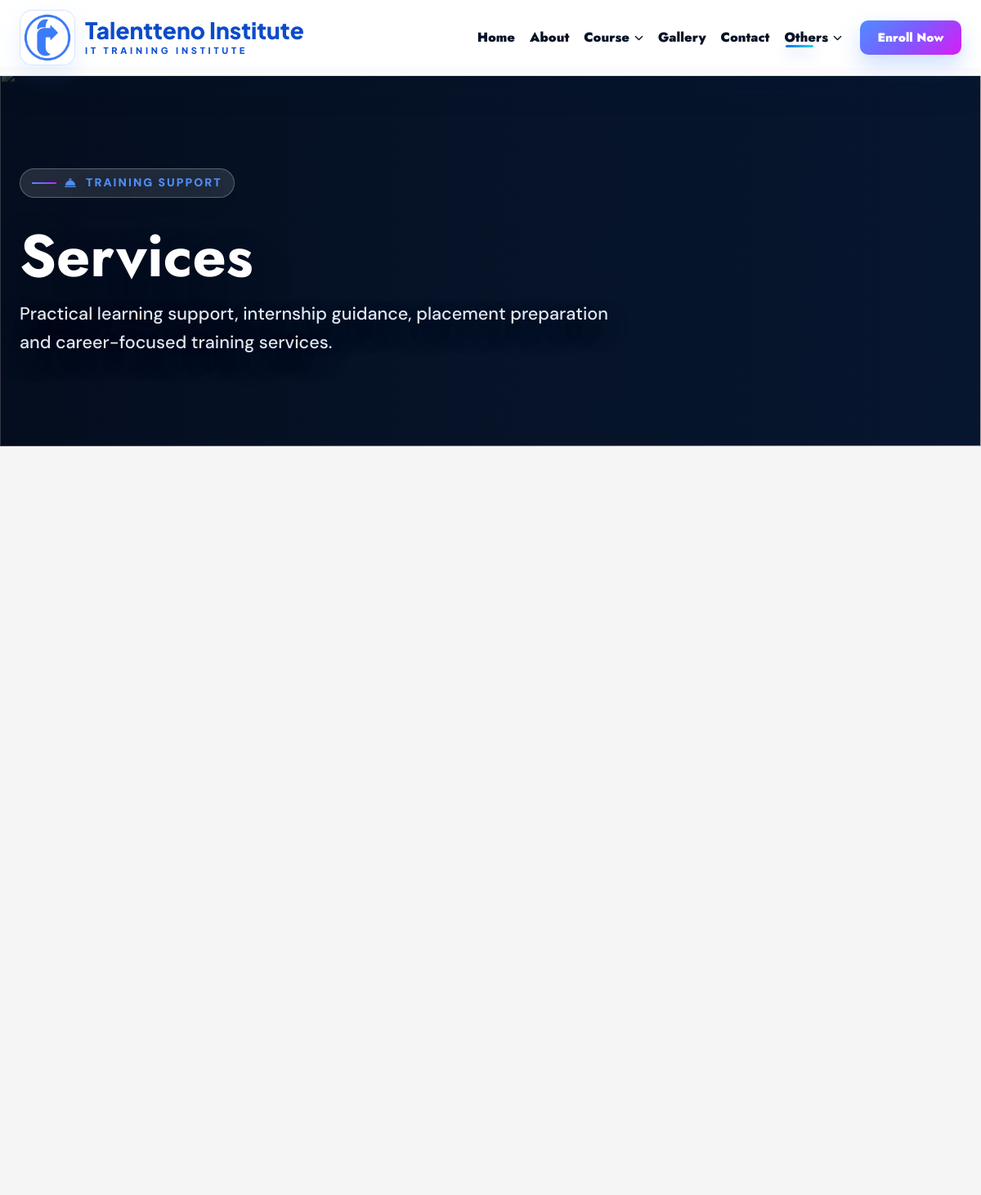
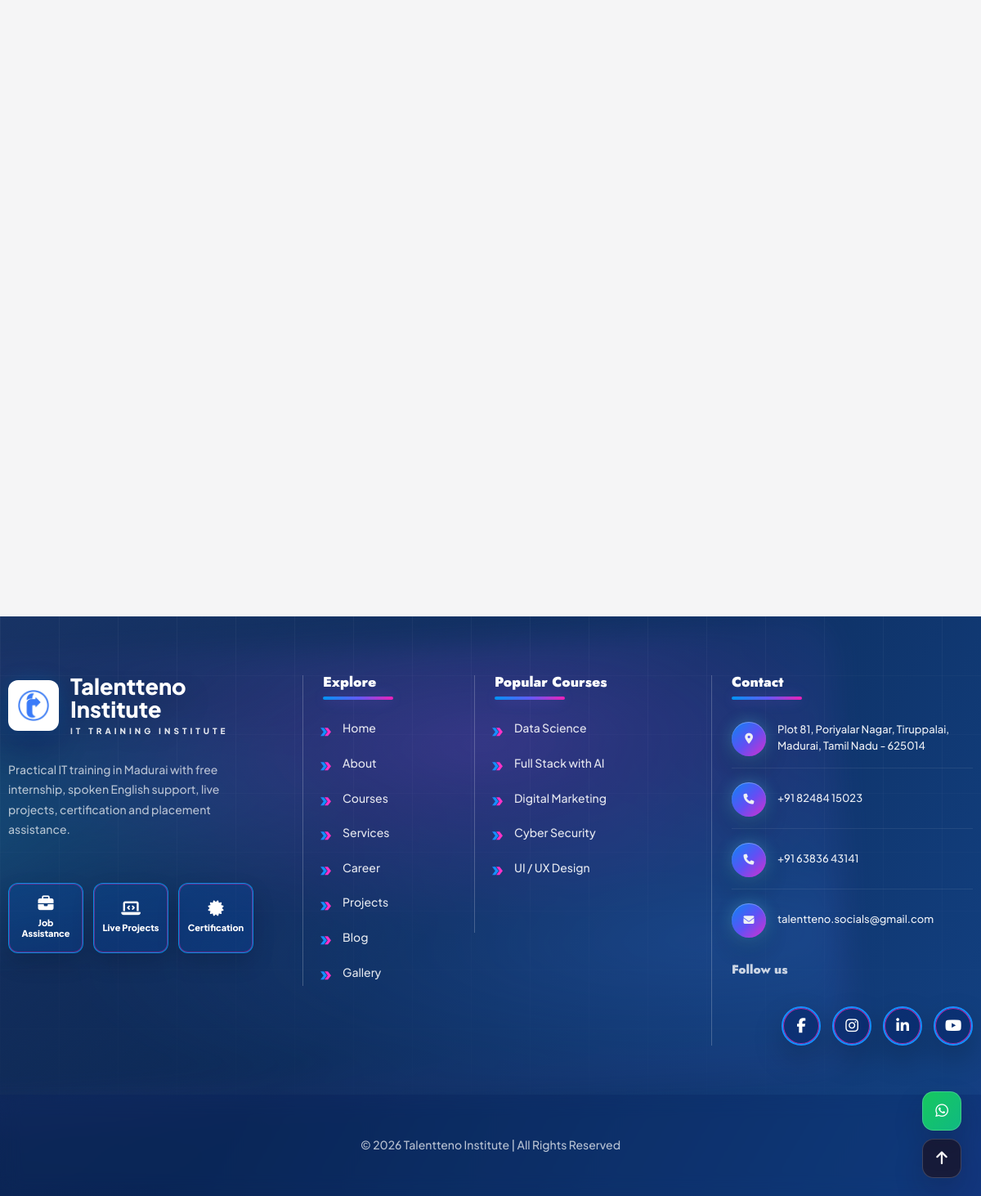
The app's page /frontend/services.php with its own data (2 pictures, top to bottom).
### tables this page shows
CREATE TABLE IF NOT EXISTS site_settings (
    id INT PRIMARY KEY DEFAULT 1,
    site_name VARCHAR(150) DEFAULT 'Talentteno Institute',
    tagline VARCHAR(255) DEFAULT 'The Future of Your IT Career Starts Here',
    about_title VARCHAR(255) DEFAULT 'About Talentteno Institute',
    about_content TEXT,
    mission TEXT,
    vision TEXT,
    founded_year VARCHAR(10) DEFAULT '2020',
    total_students VARCHAR(20) DEFAULT '2000+',
    total_trainers VARCHAR(20) DEFAULT '15+',
    success_rate VARCHAR(20) DEFAULT '100%',
    avg_rating VARCHAR(10) DEFAULT '4.9',
    address VARCHAR(500) DEFAULT 'Plot 81, Poriyalar Nagar, Tiruppalai, Madurai, Tamil Nadu - 625014',
    phone1 VARCHAR(20) DEFAULT '+91 82484 15023',
    phone2 VARCHAR(20) DEFAULT '+91 63836 43141',
    email VARCHAR(150) DEFAULT 'talentteno.socials@gmail.com',
    facebook_url VARCHAR(255) DEFAULT '#',
    instagram_url VARCHAR(255) DEFAULT '#',
    linkedin_url VARCHAR(255) DEFAULT '#',
    youtube_url VARCHAR(255) DEFAULT '#',
    seo_title VARCHAR(255) DEFAULT 'Talentteno Institute | Best IT Training Institute in Madurai',
    seo_description VARCHAR(500) DEFAULT 'Talentteno Institute offers practical IT training in Madurai for Full Stack Development, Data Science, AI, Cyber Security, Digital Marketing, UI/UX, Tally and programming with live projects, free internship and placement assistance.',
    seo_keywords VARCHAR(700) DEFAULT 'IT training institute in Madurai, best software training institute Madurai, full stack course Madurai, data science course Madurai, cyber security course Madurai, digital marketing course Madurai, UI UX course Madurai, Tally course Madurai',
    business_hours VARCHAR(120) DEFAULT 'Monday to Saturday, 9:00 AM to 7:00 PM',
    footer_description VARCHAR(500) DEFAULT 'Practical IT training in Madurai with free internship, spoken English support, live projects, certification and placement assistance.',
    footer_copyright VARCHAR(255) DEFAULT '© 2026 Talentteno Institute | All Rights Reserved',
    map_embed_url TEXT,
    updated_at TIMESTAMP DEFAULT CURRENT_TIMESTAMP ON UPDATE CURRENT_TIMESTAMP
);

### frontend/includes/site-data.php (called while the page is built, shortened)
<?php
require_once __DIR__ . '/../../backend/includes/db.php';
function tt_db(): ?mysqli
{
    global $conn;
    return $conn instanceof mysqli ? $conn : null;
}
function tt_h(?string $value): string
{
    return htmlspecialchars($value ?? '', ENT_QUOTES, 'UTF-8');
}
function tt_fetch_all(string $sql): array
{
    $db = tt_db();
    $result = @$db->query($sql);
    return $result->fetch_all(MYSQLI_ASSOC);
}
function tt_fetch_one(string $sql): ?array
{
    $rows = tt_fetch_all($sql);
    return $rows[0] ?? null;
}
function tt_settings(): array
{
    $defaults = [
        'site_name' => 'Talentteno Institute',
        'tagline' => 'The Future of Your IT Career Starts Here',
        'about_title' => 'About Talentteno Institute',
        'about_content' => 'Talentteno Institute is a practical IT training institute focused on helping students move from basic knowledge to advanced job-ready skills.',
        'mission' => 'To bridge the gap between classroom learning and industry requirements through practical, mentor-led IT training.',
        'vision' => 'To become South Tamil Nadu\'s most trusted IT training institute.',
        'total_students' => '2000+',
        'total_trainers' => '15+',
        'success_rate' => '100%',
        'address' => 'Plot 81, Poriyalar Nagar, Tiruppalai, Madurai, Tamil Nadu - 625014',
        'phone1' => '+91 82484 15023',
        'phone2' => '+91 63836 43141',
        'email' => 'talentteno.socials@gmail.com',
        'map_embed_url' => '',
        'facebook_url' => '#',
        'instagram_url' => '#',
        'linkedin_url' => '#',
        'youtube_url' => '#',
        'footer_description' => 'Practical IT training in Madurai with free internship, spoken English support, live projects, certification and placement assistance.',
        'footer_copyright' => '© 2026 Talentteno Institute | All Rights Reserved',
        'seo_title' => 'Talentteno Institute | Best IT Training Institute in Madurai',
        'seo_description' => 'Talentteno Institute offers practical IT training in Madurai for Full Stack Development, Data Science, AI, Cyber Security, Digital Marketing, UI/UX, Tally and programming with live projects, free internship and placement assistance.',
        'seo_keywords' => 'IT training institute in Madurai, best software training institute Madurai, full stack course Madurai, data science course Madurai, cyber security course Madurai, digital marketing course Madurai, UI UX course Madurai, Tally course Madurai',
        'business_hours' => 'Monday to Saturday, 9:00 AM to 7:00 PM',
    ];
    $row = tt_fetch_one('SELECT * FROM site_settings WHERE id = 1');
    $settings = array_merge($defaults, $row ?: []);
    foreach ($settings as $key => $value) {
        if (is_string($value)) {
            $oldBrand = 'Athen' . 'a Solutions';
            $settings[$key] = trim(str_ireplace(
                [
                    'Best IT Training Institute in Madurai | Talentteno Institute',
                    'powered by ' . $oldBrand . ', ',
                    $oldBrand,
                ],
                [
                    'Talentteno Institute | Best IT Training Institute in Madurai',
                    '',
                    '',
                ],
                $value
            ));
        }
    }
    return $settings;
}
function tt_google_maps_url(?array $settings = null): string
{
    $settings = $settings ?? tt_settings();
    $savedMapUrl = trim((string)($settings['map_embed_url'] ?? ''));
    $query = rawurlencode(trim('Talentteno Institute, ' . (string)($settings['address'] ?? '')));
    return 'https://www.google.com/maps/search/?api=1&query=' . $query;
}
function tt_company_profile(?array $settings = null): array
{
    $settings = $settings ?? tt_settings();
    return [
        'name' => $settings['site_name'],
        'type' => 'IT Training Institute',
        'tagline' => $settings['tagline'],
        'description' => $settings['seo_description'] ?: $settings['footer_description'],
        'address' => $settings['address'],
        'phone' => array_values(array_filter([$settings['phone1'], $settings['phone2']])),
        'email' => $settings['email'],
        'hours' => $settings['business_hours'] ?? 'Monday to Saturday, 9:00 AM to 7:00 PM',
        'stats' => [
            'students_trained' => $settings['total_students'],
            'expert_trainers' => $settings['total_trainers'],
            'career_support' => $settings['success_rate'],
            'average_rating' => $settings['avg_rating'] ?? '4.9',
        ],
        'services' => [
            'Basic to advanced IT training',
            'Live project training',
            'Free internship guidance',
            'Spoken English and soft-skill support',
            'Resume building and interview preparation',
            'Placement assistance',
            'Corporate and campus training',
        ],
        'social' => [
            'facebook' => $settings['facebook_url'],
            'instagram' => $settings['instagram_url'],
            'linkedin' => $settings['linkedin_url'],
            'youtube' => $settings['youtube_url'],
        ],
    ];
}
?>

### frontend/services.php (the view, shortened to what this page needs)
<?php
require_once __DIR__ . '/includes/site-data.php';
$settings = tt_settings();
?>
<!DOCTYPE html>
<html lang="en">
<head>
    <link rel="stylesheet" href="https://cdnjs.cloudflare.com/ajax/libs/font-awesome/6.5.0/css/all.min.css">
    <link rel="stylesheet" href="assets/css/site-pages.css?v=20260717-pagebg1">
</head>
<body class="static-site services-page">
<div class="site-shell">
    <header class="site-header">
        <div class="site-container nav-wrap">
            <a class="brand" href="index.php"><span class="brand-mark logo-mark"><img src="assets/images/logot-transparent.png" alt="Talentteno Institute logo" width="132" height="62" decoding="async" fetchpriority="high"></span><span><span class="brand-name">Talentteno Institute</span><span class="brand-sub">IT TRAINING INSTITUTE</span></span></a>
            <nav class="site-nav">
                <a href="index.php">Home</a>
                <a href="about.php">About</a>
                <div class="nav-item has-menu"><a href="course.php">Course <i class="fa-solid fa-chevron-down"></i></a></div>
                <a href="gallery.php">Gallery</a>
                <a href="contact.php">Contact</a>
                <div class="nav-item has-menu more-menu"><a href="#"></a></div>
            </nav>
        </div>
    </header>
    <main class="page-main">
        <section class="page-hero has-page-hero-image">
            <img class="page-hero-bg" src="assets/images/services .png" alt="" aria-hidden="true" decoding="async" fetchpriority="high">
            <span class="page-hero-overlay" aria-hidden="true"></span>
            <div class="site-container reveal">
                <span class="hero-kicker"><i class="fa-solid fa-concierge-bell"></i> Training Support</span>
                <h1>Services</h1>
                <p>Practical learning support, internship guidance, placement preparation and career-focused training services.</p>
            </div>
        </section>
        <section class="section">
            <div class="site-container detail-grid rich-detail-grid">
            </div>
        </section>
    </main>
    <?php include __DIR__ . '/includes/footer.php'; ?>
</div>
</body>
</html>

### frontend/includes/footer.php (shortened to what this page needs)
<?php
$phone1Link = preg_replace('/\D+/', '', (string)($settings['phone1'] ?? ''));
$phone2Link = preg_replace('/\D+/', '', (string)($settings['phone2'] ?? ''));
$whatsappUrl = 'https://web.whatsapp.com/send?phone=' . $phone1Link . '&text=' . rawurlencode('Hello Talentteno, I would like course information.');
$mapUrl = function_exists('tt_google_maps_url')
    ? tt_google_maps_url($settings)
    : 'https://www.google.com/maps/search/?api=1&query=' . rawurlencode(trim('Talentteno Institute, ' . (string)($settings['address'] ?? '')));
?>
<footer class="site-footer">
    <div class="site-container footer-grid">
        <div class="footer-brand-block">
            <a class="footer-logo" href="index.php">
                <span class="brand-mark footer-logo-mark"><img src="assets/images/logot-transparent.png" alt="<?= tt_h($settings['site_name']) ?> logo" loading="lazy" decoding="async"></span>
                <span><strong><?= tt_h($settings['site_name']) ?></strong><span>IT TRAINING INSTITUTE</span></span>
            </a>
            <p><?= tt_h($settings['footer_description']) ?></p>
            <div class="footer-badges"><span><i class="fa-solid fa-briefcase"></i> Job Assistance</span><span><i class="fa-solid fa-laptop-code"></i> Live Projects</span><span><i class="fa-solid fa-certificate"></i> Certification</span></div>
        </div>
        <div class="footer-panel">
            <h3>Explore</h3>
            <ul class="footer-links"><li><a href="index.php">Home</a></li><li><a href="about.php">About</a></li><li><a href="course.php">Courses</a></li><li><a href="services.php">Services</a></li><li><a href="career.php">Career</a></li><li><a href="project.php">Projects</a></li><li><a href="blog.php">Blog</a></li><li><a href="gallery.php">Gallery</a></li></ul>
        </div>
        <div class="footer-panel">
            <h3>Popular Courses</h3>
            <ul class="footer-links"><li><a href="course.php">Data Science</a></li><li><a href="course.php">Full Stack with AI</a></li><li><a href="course.php">Digital Marketing</a></li><li><a href="course.php">Cyber Security</a></li><li><a href="course.php">UI / UX Design</a></li></ul>
        </div>
        <div class="footer-panel">
            <h3>Contact</h3>
            <ul class="footer-contact-list">
                <li><a href="<?= tt_h($mapUrl) ?>" target="_blank" rel="noopener noreferrer" title="Open Talentteno Institute location in Google Maps"><i class="fa-solid fa-location-dot"></i> <?= tt_h($settings['address']) ?></a></li>
                <li><a href="tel:+<?= tt_h($phone1Link) ?>"><i class="fa-solid fa-phone"></i> <?= tt_h($settings['phone1']) ?></a></li>
                <?php if (($settings['phone2'] ?? '') !== ''): ?><li><a href="tel:+<?= tt_h($phone2Link) ?>"><i class="fa-solid fa-phone"></i> <?= tt_h($settings['phone2']) ?></a></li><?php endif; ?>
                <li><a href="mailto:<?= tt_h($settings['email']) ?>"><i class="fa-solid fa-envelope"></i> <?= tt_h($settings['email']) ?></a></li>
            </ul>
            <p class="footer-social-title">Follow us</p>
            <div class="footer-social">
                <a class="social-facebook" href="<?= tt_h(!empty($settings['facebook_url']) && $settings['facebook_url'] !== '#' ? $settings['facebook_url'] : 'https://www.facebook.com/') ?>" target="_blank" rel="noopener noreferrer" aria-label="Follow Talentteno on Facebook"><i class="fa-brands fa-facebook-f" aria-hidden="true"></i></a>
                <a class="social-instagram" href="<?= tt_h(!empty($settings['instagram_url']) && $settings['instagram_url'] !== '#' ? $settings['instagram_url'] : 'https://www.instagram.com/') ?>" target="_blank" rel="noopener noreferrer" aria-label="Follow Talentteno on Instagram"><i class="fa-brands fa-instagram" aria-hidden="true"></i></a>
                <a class="social-linkedin" href="<?= tt_h(!empty($settings['linkedin_url']) && $settings['linkedin_url'] !== '#' ? $settings['linkedin_url'] : 'https://www.linkedin.com/') ?>" target="_blank" rel="noopener noreferrer" aria-label="Follow Talentteno on LinkedIn"><i class="fa-brands fa-linkedin-in" aria-hidden="true"></i></a>
                <a class="social-youtube" href="<?= tt_h(!empty($settings['youtube_url']) && $settings['youtube_url'] !== '#' ? $settings['youtube_url'] : 'https://www.youtube.com/') ?>" target="_blank" rel="noopener noreferrer" aria-label="Follow Talentteno on YouTube"><i class="fa-brands fa-youtube" aria-hidden="true"></i></a>
            </div>
        </div>
    </div>
    <div class="footer-bottom"><div class="site-container"><p><?= tt_h($settings['footer_copyright']) ?></p></div></div>
</footer>
<div class="floating-actions" aria-label="Quick actions">
    <a class="whatsapp-float" href="<?= tt_h($whatsappUrl) ?>" target="_blank" rel="noopener noreferrer" aria-label="Open WhatsApp chat">
        <i class="fa-brands fa-whatsapp" aria-hidden="true"></i>
    </a>
    <button class="scroll-top" type="button" aria-label="Scroll back to top" title="Back to top">
        <i class="fa-solid fa-arrow-up" aria-hidden="true"></i>
    </button>
</div>

### records on screen
site_settings: site_name "Talentteno Institute", footer_description "Practical IT training in Madurai with free internship, spoken English support, live projects, certification and placement assistance.", address "Plot 81, Poriyalar Nagar, Tiruppalai, Madurai, Tamil Nadu - 625014", phone1 "+91 82484 15023", phone2 "+91 63836 43141", email "talentteno.socials@gmail.com", footer_copyright "© 2026 Talentteno Institute | All Rights Reserved"
